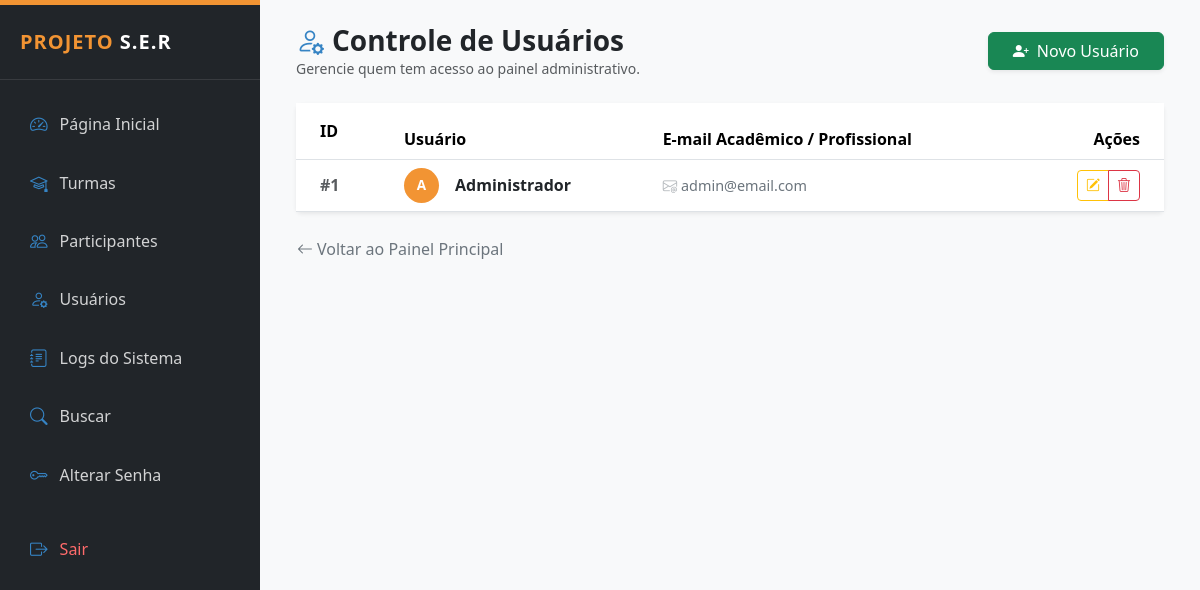
The app's page /public/usuarios_lista.php (signed in), older data.
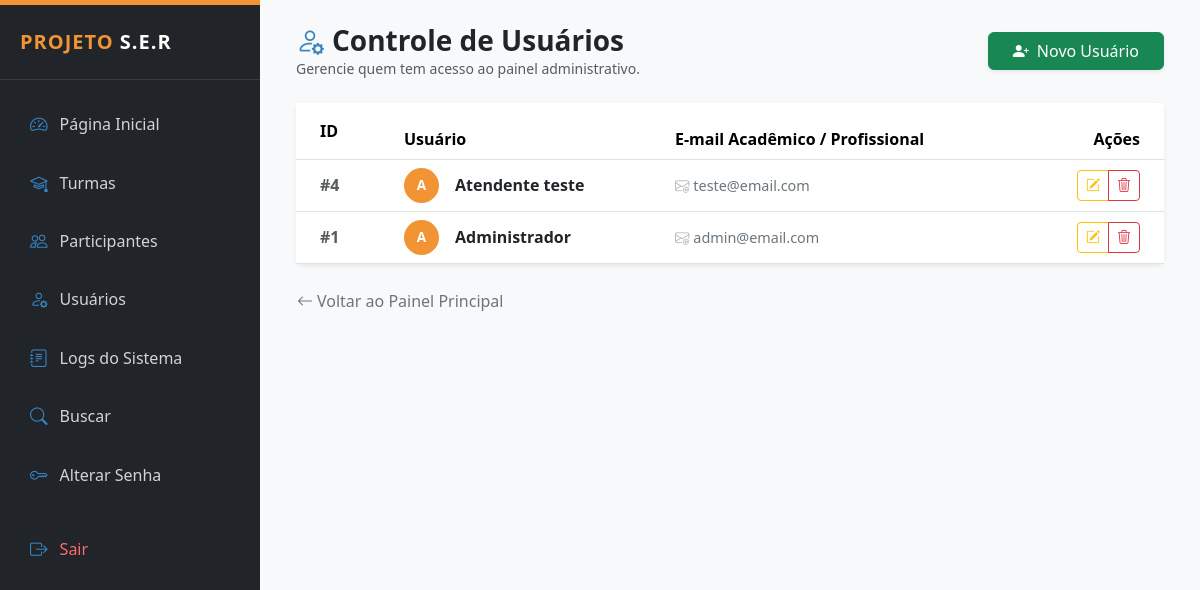
The same page, newer data.
### tables this page shows
CREATE TABLE `usuarios` (
  `id` int(11) NOT NULL,
  `nome` varchar(100) NOT NULL,
  `email` varchar(120) NOT NULL,
  `senha` varchar(255) NOT NULL,
  `nivel` enum('admin','atendente') DEFAULT 'atendente',
  `criado_em` timestamp NOT NULL DEFAULT current_timestamp()
);

### public/usuarios_lista.php (the view, shortened to what this page needs)
<?php
require_once __DIR__ . "/../config/conexao.php";
require_once __DIR__ . "/../layout/admin_header.php";
$usuarios = $pdo->query("
    SELECT id, nome, email
    FROM usuarios
    ORDER BY id DESC
")->fetchAll(PDO::FETCH_ASSOC);
?>
<div class="container-fluid">
    <div class="d-flex justify-content-between align-items-center mb-4">
        <div>
            <h3 class="fw-bold mb-0 text-dark">
                <i class="bi bi-person-gear me-2" style="color: var(--ser-blue);"></i>Controle de Usuários
            </h3>
            <p class="text-muted small mb-0">Gerencie quem tem acesso ao painel administrativo.</p>
        </div>
        <a href="usuarios_form.php" class="btn btn-success shadow-sm px-4">
            <i class="bi bi-person-plus-fill me-2"></i>Novo Usuário
        </a>
    </div>
    <div class="card border-0 shadow-sm">
        <div class="card-body p-0">
            <div class="table-responsive">
                <table class="table table-hover align-middle mb-0">
                    <thead class="bg-light">
                        <tr>
                            <th class="ps-4 py-3" width="100">ID</th>
                            <th>Usuário</th>
                            <th>E-mail Acadêmico / Profissional</th>
                            <th class="text-end pe-4">Ações</th>
                        </tr>
                    </thead>
                    <tbody>
                        <?php foreach ($usuarios as $u): ?>
                        <tr>
                            <td class="ps-4">
                                <span class="text-muted fw-bold">#<?= $u['id'] ?></span>
                            </td>
                            <td>
                                <div class="d-flex align-items-center">
                                    <div class="avatar-circle me-3">
                                        <?= strtoupper(substr($u['nome'], 0, 1)) ?>
                                    </div>
                                    <span class="fw-semibold text-dark"><?= htmlspecialchars($u['nome']) ?></span>
                                </div>
                            </td>
                            <td>
                                <span class="user-email">
                                    <i class="bi bi-envelope-at me-1 opacity-50"></i><?= htmlspecialchars($u['email']) ?>
                                </span>
                            </td>
                            <td class="text-end pe-4">
                                <div class="btn-group">
                                    <a href="usuarios_form.php?id=<?= $u['id'] ?>" class="btn btn-sm btn-outline-warning" title="Editar Usuário">
                                        <i class="bi bi-pencil-square"></i>
                                    </a>
                                    <a href="usuarios_excluir.php?id=<?= $u['id'] ?>"
                                       class="btn btn-sm btn-outline-danger"
                                       onclick="return confirm('Atenção: Esta ação não pode ser desfeita. Excluir usuário?')"
                                       title="Excluir Usuário">
                                        <i class="bi bi-trash3"></i>
                                    </a>
                                </div>
                            </td>
                        </tr>
                        <?php endforeach; ?>
                    </tbody>
                </table>
            </div>
        </div>
    </div>
    <div class="mt-4">
        <a href="dashboard.php" class="btn btn-link text-decoration-none p-0 text-secondary small">
            <i class="bi bi-arrow-left me-1"></i>Voltar ao Painel Principal
        </a>
    </div>
</div>
<?php require_once __DIR__ . '/../layout/admin_footer.php'; ?>

Row changes from the older to the newer data that the page shows:
added usuarios: id "4", nome "A", nome "Atendente teste", email "teste@email.com"
